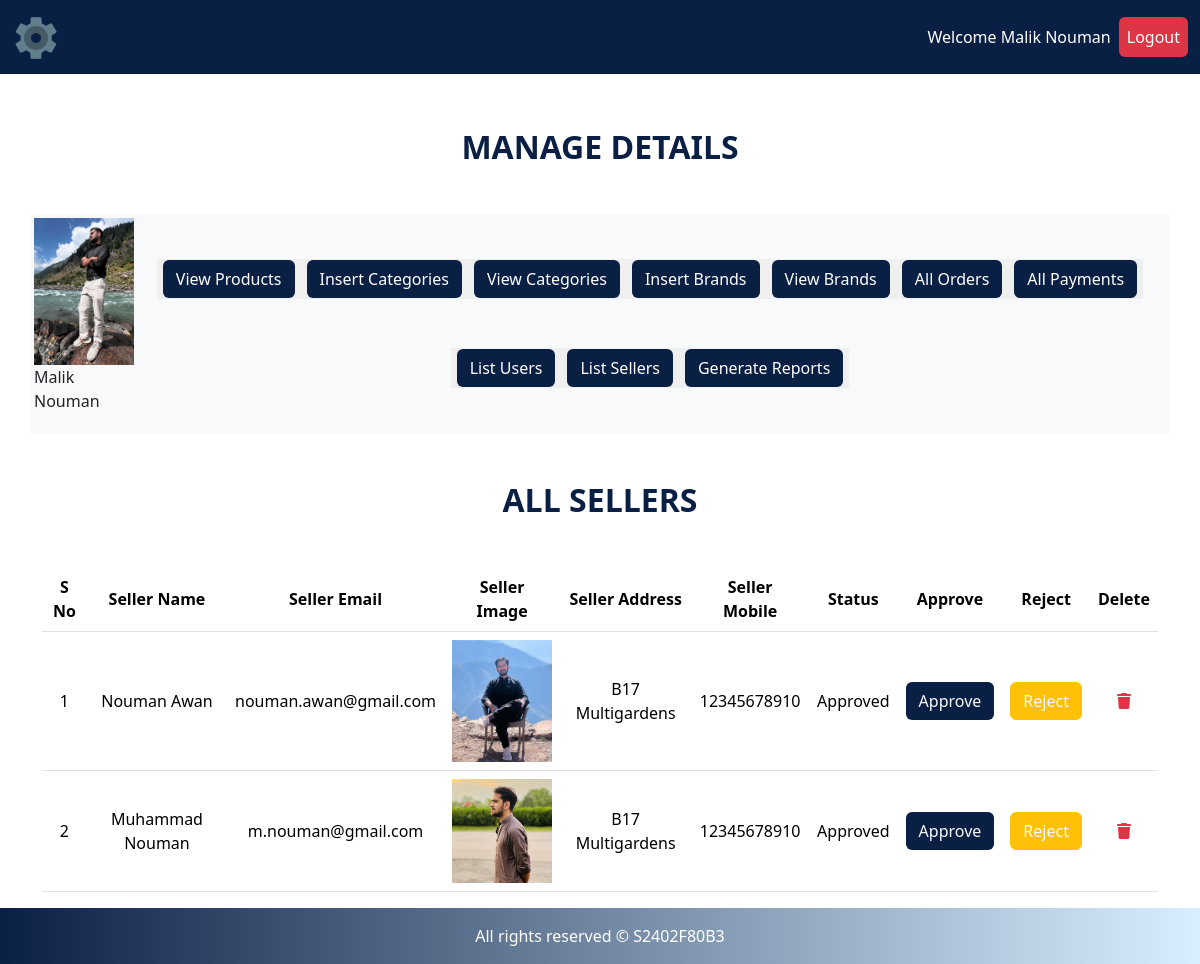
The page /admin/index.php?list_sellers (signed in) on the database its author committed.
### tables this page shows
CREATE TABLE `sellers` (
  `seller_id` int(11) NOT NULL,
  `sellername` varchar(255) NOT NULL,
  `seller_email` varchar(255) NOT NULL,
  `seller_password` varchar(255) NOT NULL,
  `seller_image` varchar(255) NOT NULL,
  `seller_address` varchar(255) NOT NULL,
  `seller_mobile` varchar(255) NOT NULL,
  `status` varchar(255) NOT NULL
);

### admin/list_sellers.php (the view, shortened to what this page needs)
<h2 style="color: #0A1F44; font-weight: 800" class="text-center my-5">ALL SELLERS</h2>
<div class="container">
    <div class="row">
        <table class="table text-center">
        <thead>
            <tr>
              <th scope="col">S No</th>
              <th scope="col">Seller Name</th>
              <th scope="col">Seller Email</th>
              <th scope="col">Seller Image</th>
              <th scope="col">Seller Address</th>
              <th scope="col">Seller Mobile</th>
              <th scope="col">Status</th>
              <th scope="col">Approve</th>
              <th scope="col">Reject</th>
              <th scope="col">Delete</th>
            </tr>
          </thead>
          <tbody>
          <?php
          $number = 0;
          $get_products = "SELECT * FROM `sellers`";
          $result = mysqli_query($conn, $get_products);
          while($row = mysqli_fetch_assoc($result)){
            $seller_id  = $row['seller_id'];
            $sellername = $row['sellername'];
            $seller_email = $row['seller_email'];
            $seller_image	 = $row['seller_image'];
            $seller_address = $row['seller_address'];
            $seller_mobile = $row['seller_mobile'];
            $status = $row['status'];
            $number++;
            ?>
            <tr>
                <td><?php echo $number; ?></td>
                <td><?php echo $sellername; ?></td>
                <td><?php echo $seller_email; ?></td>
                <td><?php echo "<img class='product-img' src='../seller/seller_images/$seller_image'>"; ?></td>
                <td><?php echo $seller_address; ?></td>
                <td><?php echo $seller_mobile; ?></td>
                <td><?php echo ucfirst($status); ?></td>
                <td><a href="index.php?approve_seller=<?php echo $seller_id; ?>" class="text-warning"><button class="btn btn-panel text-light">Approve</button></a></td>
                <td>
                    <a href="index.php?reject_seller=<?php echo $seller_id; ?>" class="text-light"><button class="btn btn-warning text-light">Reject</button></a>
                </td>
                <td>
                <a href="#" class="text-danger" data-bs-toggle="modal" data-bs-target="#deleteModal<?php echo $seller_id; ?>">
                  <i class="fa-solid fa-trash"></i>
                </a>
                </td>
            </tr>
        <?php
          }
          ?>
          </tbody>
        </table>
    </div>
</div>

### admin/index.php (shortened to what this page needs)
<?php
include("../functions/common_functions.php");
?>
<!DOCTYPE html>
<html lang="en">
<head>
    <link href="https://cdn.jsdelivr.net/npm/bootstrap@5.3.3/dist/css/bootstrap.min.css" rel="stylesheet">
    <link rel="stylesheet" href="assets/style.css">
    <link rel="stylesheet" href="https://cdnjs.cloudflare.com/ajax/libs/font-awesome/6.6.0/css/all.min.css"
 />
</head>
<body>
<div class="container-fluid">
  <nav class="navbar navbar-expand navbar-dark bg-dark upper-nav fixed-top">
    <div class="container-fluid">
      <a class="navbar-brand" href="../index.php"><img src="assets/favicon.png" alt=""></a>
      <ul class="navbar-nav mb-2 mb-lg-0 ms-auto">
      <li class="nav-item">
          <a class="nav-link active" aria-current="page" href="#">Welcome
            <?php
            echo $_SESSION['admin_name']; ?>
         </a>
      </li>
        <li class="nav-item">
          <a class="nav-link active btn btn-outline-danger" aria-current="page" href="../logout.php">Logout</a>
        </li>
      </ul>
    </div>
  </nav>
</div>
<div class="container-fluid main-body">
<h2 style="color: #0A1F44; font-weight: 800" class="text-center my-5">MANAGE DETAILS</h2>
<div class="container">
    <div class="row">
        <div class="col-lg-12 bg-light p-1 d-flex">
            <div>
                <a href="index.php">
                <?php
                  $admin = $_SESSION['admin_email'];
                  $select_admin = "SELECT * FROM `admins` where admin_email = '$admin'";
                  $result_admin = mysqli_query($conn, $select_admin);
                  $row_admin = mysqli_fetch_assoc($result_admin);
                  $admin_pic = $row_admin['admin_image'];
                  $admin_name = $row_admin['admin_name'];
                  ?>
                    <img src="admin_images/<?php echo $admin_pic; ?>" alt="" class="admin-image">
                </a>
                <p><?php echo $admin_name; ?></p>
            </div>
            <div class="button text-center p-3 d-flex justify-content-center align-items-center flex-wrap">
                <button>
                    <a href="index.php?view_products" class="btn text-white btn-panel">View Products</a>
                </button>
                <button>
                    <a href="index.php?insert_category" class="btn text-white btn-panel">Insert Categories</a>
                </button>
                <button>
                    <a href="index.php?view_categories" class="btn text-white btn-panel">View Categories</a>
                </button>
                <button>
                    <a href="index.php?insert_brands" class="btn text-white btn-panel">Insert Brands</a>
                </button>
                <button>
                    <a href="index.php?view_brands" class="btn text-white btn-panel">View Brands</a>
                </button>
                <button>
                    <a href="index.php?list_orders" class="btn text-white btn-panel">All Orders</a>
                </button>
                <button>
                    <a href="index.php?list_payments" class="btn text-white btn-panel">All Payments</a>
                </button>
                <button>
                    <a href="index.php?list_users" class="btn text-white btn-panel">List Users</a>
                </button>
                <button>
                    <a href="index.php?list_sellers" class="btn text-white btn-panel">List Sellers</a>
                </button>
                <button>
                    <a href="index.php?generate_reports" class="btn text-white btn-panel">Generate Reports</a>
                </button>
            </div>
        </div>
    </div>
</div>
<div class="container">
<?php
 if(isset($_GET["list_sellers"])){
    include("list_sellers.php");
 }
 ?>
</div>
</div>
<?php
include("includes/footer.php")
?>

### admin/assets/style.css (style rules this page uses)
body { padding-top: 80px; }
.bg-dark { --bs-bg-opacity: 1; background-color: #0A1F44 !important; }
.navbar-brand img { max-width: 100%; height: auto; }
.main-body { min-height: 87vh; }
.upper-nav { border-bottom: 2px solid white; }
.admin-image { width: 100px; object-fit: contain; }
.btn-panel { background-color: #0A1F44; }
button { border: none; }
.product-img { width: 100px; object-fit: contain; }
td, th { vertical-align: middle; }

### rows shown on the page
sellers: sellername "Nouman Awan", seller_email "nouman.awan@gmail.com", seller_image (picture), seller_address "B17 Multigardens", seller_mobile "12345678910", status "Approved"
sellers: sellername "Muhammad Nouman", seller_email "m.nouman@gmail.com", seller_image (picture), seller_address "B17 Multigardens", seller_mobile "12345678910", status "Approved"

### other values the page prints
$_SESSION['admin_name'] "Malik Nouman"
$admin_name "Malik Nouman"
